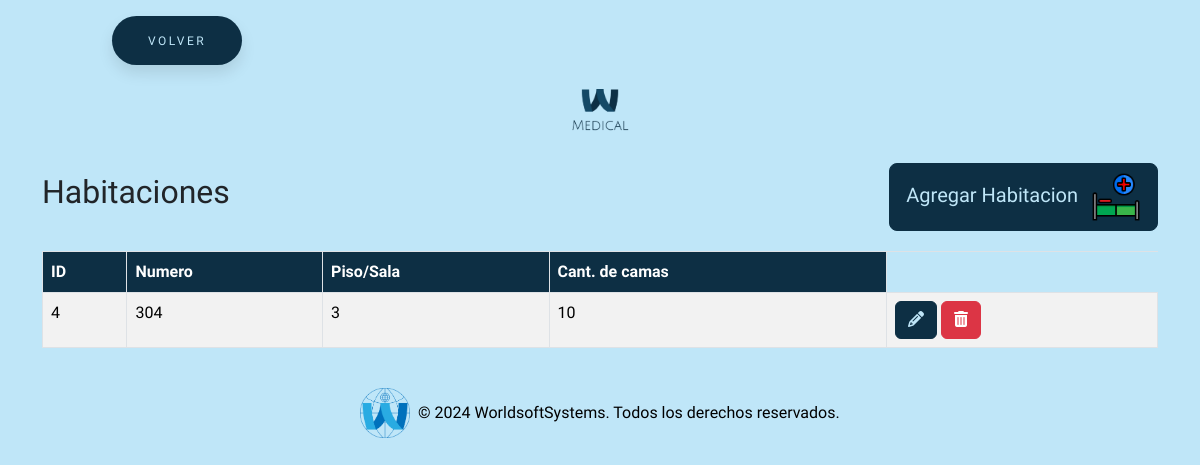
/prueba/todosAjustes/habitaciones/habitaciones.php (signed in), run on the app's committed database.
### tables this page shows
CREATE TABLE `habitaciones` (
  `id` int(11) NOT NULL,
  `num` int(255) NOT NULL,
  `piso` int(255) NOT NULL,
  `c_camas` int(255) NOT NULL
);

### prueba/todosAjustes/habitaciones/habitaciones.php (the view, shortened to what this page needs)
<?php
require_once "../../conexion.php";
$sql = "SELECT * FROM habitaciones";
$result = $conn->query($sql);
?>
<!DOCTYPE html>
<html lang="en">
<head>
    <link href="https://cdn.jsdelivr.net/npm/bootstrap@5.3.3/dist/css/bootstrap.min.css" rel="stylesheet"
>
    <link rel="stylesheet" href="https://cdnjs.cloudflare.com/ajax/libs/font-awesome/6.5.2/css/all.min.css"
 />
    <link rel="stylesheet" href="../../estilos/styleBotones.css">
    <link rel="stylesheet" href="../../estilos/styleGeneral.css">
</head>
<body>
    <button class="button" style="vertical-align:middle; margin-left:7rem"
        onclick="window.location.href = '../../seccionAjustes/ajustes.php';">
        <span>VOLVER</span>
    </button>
    <div class="text-center my-4">
        <img src="../../img/logo.png" alt="Logo MEDICAL" class="img-fluid" style="max-width: 120px;">
    </div>
    <div class="container">
        <div class="title-container">
            <h2>Habitaciones</h2>
            <button type="button" class="btn btn-custom btn-lg" data-bs-toggle="modal"
                data-bs-target="#agregarHabitacionModal">
                Agregar Habitacion <img src="../../img/habitaciones.png" alt="Icono agregar habitaciones"
                    style="width: 50px; height: 50px; margin-left: 8px;">
            </button>
        </div>
        <table class="table table-striped table-bordered">
            <thead class="table-custom">
                <tr>
                    <th>ID</th>
                    <th>Numero</th>
                    <th>Piso/Sala</th>
                    <th>Cant. de camas</th>
                </tr>
            </thead>
            <tbody>
                <?php if ($result->num_rows > 0): ?>
                    <?php while ($row = $result->fetch_assoc()): ?>
                        <tr>
                            <td><?= $row["id"] ?></td>
                            <td><?= $row["num"] ?></td>
                            <td><?= $row["piso"] ?></td>
                            <td><?= $row["c_camas"] ?></td>
                            <td>
                                <button class="btn btn-custom-editar" onclick='editarHabitacion(<?= json_encode($row) ?>)'><i
                                        class="fas fa-pencil-alt"></i></button>
                                <a href="?eliminar=<?= $row['id'] ?>" class="btn btn-danger"
                                    onclick="return confirm('¿Estás seguro de que deseas eliminar esta Habitacion?');"><i
                                        class="fas fa-trash-alt"></i></a>
                            </td>
                        </tr>
                    <?php endwhile; ?>
                <?php else: ?>
                    <tr>
                        <td colspan="4">No se encontraron resultados</td>
                    </tr>
                <?php endif; ?>
            </tbody>
        </table>
    </div>
    <footer class="bg-dark text-white text-center py-4 mt-auto">
        <div class="container">
            <div class="row justify-content-center">
                <div class="col-md-12 footer-logo-text">
                    <img src="../../img/logoWSS.png" alt="Logo" class="img-fluid" style="max-height: 50px;">
                    <p class="mb-0">&copy; 2024 WorldsoftSystems. Todos los derechos reservados.</p>
                </div>
            </div>
        </div>
    </footer>
</body>
</html>

### prueba/estilos/styleBotones.css (style rules this page uses)
:root { --primary-color: #0d2f44; }
body, html { background-color: #bfe6f8 !important; font-family: 'Cabin Condensed', sans-serif !important; }
.title-container { display: flex; align-items: center; justify-content: space-between; margin-bottom: 20px; }
.btn-custom { background-color: var(--primary-color) !important; border-color: var(--primary-color) !important; color: #bfe6f8 !important; transition: all 0.3s ease; }
.btn-custom-editar { background-color: var(--primary-color) !important; border-color: var(--primary-color) !important; color: #bfe6f8 !important; transition: all 0.3s ease; }
.button { padding: 1.3em 3em; font-size: 12px; text-transform: uppercase; letter-spacing: 2.5px; font-weight: 500; color: #bfe6f8; background-color: var(--primary-color) !important; border-color: var(--primary-color) !important; border: none; border-radius: 45px; box-shadow: 0px 8px 15px rgba(0, 0, 0, 0.1); transition: all 0.3s ease 0s; cursor: pointer; outline: none; margin-top: 1rem; }

### prueba/estilos/styleGeneral.css (style rules this page uses)
:root { --primary-color: #0d2f44; }
body, html { background-color: #bfe6f8 !important; font-family: 'Cabin Condensed', sans-serif !important; }
a { text-decoration: none !important; }
.table-custom th { background-color: var(--primary-color) !important; color: white !important; }
.footer-logo-text { display: flex; align-items: center; justify-content: center; color: #000; }
footer.bg-dark { background-color: transparent !important; padding-top: 10rem; }
.footer-logo-text img { margin-right: 0.5rem; }

### data on the page
habitaciones: id "4", num "304", piso "3", c_camas "10"
